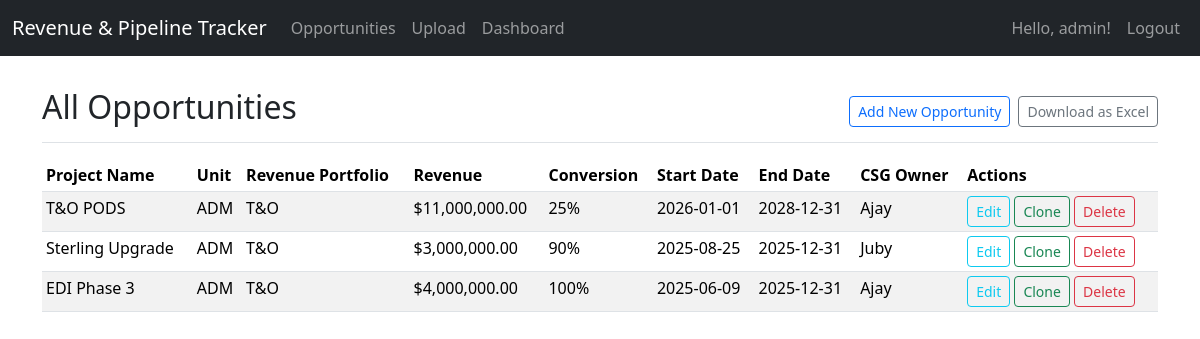
Page / (signed in) on the earlier database version.
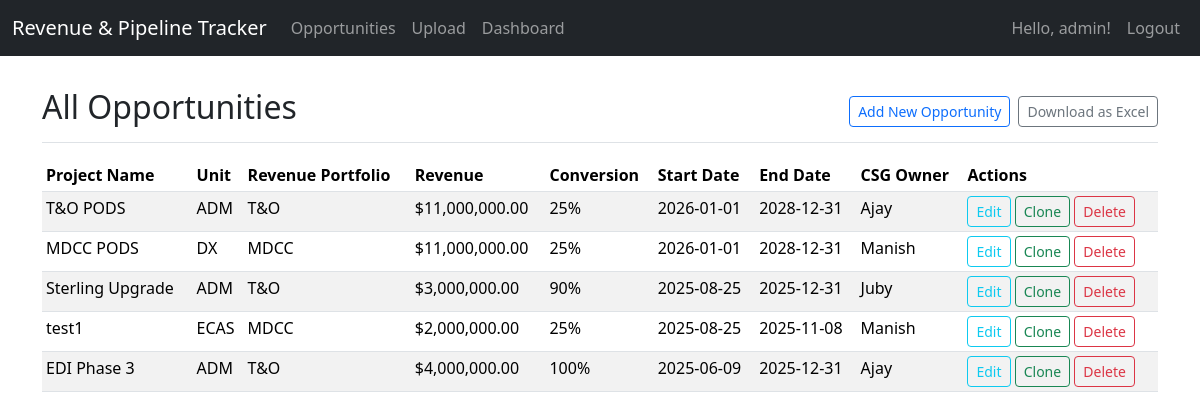
Same page on the later database version.
### app.py (models this page shows, shortened)
class User(UserMixin, db.Model):
    id = db.Column(db.Integer, primary_key=True)
    username = db.Column(db.String(80), unique=True, nullable=False)
    password_hash = db.Column(db.String(120), nullable=False)
    can_upload = db.Column(db.Boolean, default=False) # New field for upload permission

class Opportunity(db.Model):
    id = db.Column(db.Integer, primary_key=True)
    project_name = db.Column(db.String(200), nullable=False)
    revenue_portfolio = db.Column(db.Enum(RevenuePortfolioEnum), nullable=False)
    unit = db.Column(db.Enum(UnitEnum), nullable=False)
    csg_owner = db.Column(db.Enum(CSGOwnerEnum), nullable=False)
    delivery_owner = db.Column(db.Enum(DeliveryOwnerEnum), nullable=False)
    originating_revenue_type = db.Column(db.Enum(OriginatingRevenueTypeEnum), nullable=False)
    revenue_type = db.Column(db.Enum(RevenueTypeEnum), nullable=False)
    conversion = db.Column(db.Integer, nullable=False) # Percentage
    ritm = db.Column(db.String(100))
    sow_number = db.Column(db.String(100))
    start_date = db.Column(db.Date)
    end_date = db.Column(db.Date)
    revenue = db.Column(db.Float, nullable=False)
    client_director = db.Column(db.String(100))

### app.py (the view)
@app.route('/')
@login_required
def index():
    opportunities = Opportunity.query.order_by(Opportunity.start_date.desc()).all()
    return render_template('index.html', opportunities=opportunities)

### app.py (called while the page is built)
@login_manager.user_loader
def load_user(user_id):
    return User.query.get(int(user_id))

@app.context_processor
def inject_enums():
    return {
        'RevenuePortfolioEnum': RevenuePortfolioEnum,
        'UnitEnum': UnitEnum,
        'CSGOwnerEnum': CSGOwnerEnum,
        'DeliveryOwnerEnum': DeliveryOwnerEnum,
        'OriginatingRevenueTypeEnum': OriginatingRevenueTypeEnum,
        'RevenueTypeEnum': RevenueTypeEnum,
        'current_user': current_user # Make current_user available in all templates
    }

### templates/index.html (shortened to what this page needs)
{% extends 'base.html' %}
{% block content %}
<div class="d-flex justify-content-between flex-wrap flex-md-nowrap align-items-center pt-3 pb-2 mb-3 border-bottom">
    <h1 class="h2">All Opportunities</h1>
    <div class="btn-toolbar mb-2 mb-md-0">
        {% if current_user.is_authenticated %}
            <a href="{{ url_for('add_opportunity') }}" class="btn btn-sm btn-outline-primary me-2">Add New Opportunity</a>
            <a href="{{ url_for('download_spreadsheet') }}" class="btn btn-sm btn-outline-secondary">Download as Excel</a>
        {% endif %}
    </div>
</div>
<div class="table-responsive">
    <table class="table table-striped table-sm">
        <thead>
            <tr>
                <th>Project Name</th>
                <th>Unit</th>
                <th>Revenue Portfolio</th>
                <th>Revenue</th>
                <th>Conversion</th>
                <th>Start Date</th>
                <th>End Date</th>
                <th>CSG Owner</th>
                <th>Actions</th>
            </tr>
        </thead>
        <tbody>
            {% for opp in opportunities %}
            <tr>
                <td>{{ opp.project_name }}</td>
                <td>{{ opp.unit.value }}</td>
                <td>{{ opp.revenue_portfolio.value }}</td>
                <td>${{ "{:,.2f}".format(opp.revenue) }}</td>
                <td>{{ opp.conversion }}%</td>
                <td>{{ opp.start_date.strftime('%Y-%m-%d') if opp.start_date else 'N/A' }}</td>
                <td>{{ opp.end_date.strftime('%Y-%m-%d') if opp.end_date else 'N/A' }}</td>
                <td>{{ opp.csg_owner.value }}</td>
                <td>
                    {% if current_user.is_authenticated %}
                        <a href="{{ url_for('edit_opportunity', id=opp.id) }}" class="btn btn-sm btn-outline-info">Edit</a>
                        <form action="{{ url_for('clone_opportunity', id=opp.id) }}" method="POST" class="d-inline">
                            <button type="submit" class="btn btn-sm btn-outline-success">Clone</button>
                        </form>
                        <form action="{{ url_for('delete_opportunity', id=opp.id) }}" method="POST" class="d-inline" onsubmit="return confirm('Are you sure you want to delete this opportunity?');">
                            <button type="submit" class="btn btn-sm btn-outline-danger">Delete</button>
                        </form>
                    {% endif %}
                </td>
            </tr>
            {% else %}
            <tr>
                <td colspan="9" class="text-center">No opportunities found. Add one to get started!</td>
            </tr>
            {% endfor %}
        </tbody>
    </table>
</div>
{% endblock %}

### templates/base.html (shortened to what this page needs)
<!doctype html>
<html lang="en">
  <head>
    <link href="https://cdn.jsdelivr.net/npm/bootstrap@5.3.3/dist/css/bootstrap.min.css" rel="stylesheet">
  </head>
  <body>
    <nav class="navbar navbar-expand-md navbar-dark fixed-top bg-dark">
        <div class="container-fluid">
            <a class="navbar-brand" href="{{ url_for('index') }}">Revenue & Pipeline Tracker</a>
            <div class="collapse navbar-collapse" id="navbarCollapse">
                {% if current_user.is_authenticated %}
                <ul class="navbar-nav me-auto mb-2 mb-md-0">
                    <li class="nav-item"><a class="nav-link" href="{{ url_for('index') }}">Opportunities</a></li>
                    <li class="nav-item"><a class="nav-link" href="{{ url_for('upload_spreadsheet') }}">Upload</a></li>
                    <li class="nav-item"><a class="nav-link" href="{{ url_for('dashboard') }}">Dashboard</a></li>
                </ul>
                {% endif %}
                <ul class="navbar-nav ms-auto mb-2 mb-md-0">
                    {% if current_user.is_authenticated %}
                        <li class="nav-item"><span class="nav-link">Hello, {{ current_user.username }}!</span></li>
                        <li class="nav-item"><a class="nav-link" href="{{ url_for('logout') }}">Logout</a></li>
                    {% else %}
                        <li class="nav-item"><a class="nav-link" href="{{ url_for('login') }}">Login</a></li>
                    {% endif %}
                </ul>
            </div>
        </div>
    </nav>
    <main class="container">
        {% block content %}{% endblock %}
    </main>
  </body>
</html>

### templates/base.html (style rules this page uses)
body { padding-top: 4.5rem; }

Differences in the rows shown:
added Opportunity: project_name "MDCC PODS", unit.value "DX", revenue_portfolio.value "MDCC", revenue "11,000,000.00", conversion "25", start_date "2026-01-01", end_date "2028-12-31", csg_owner.value "Manish"
added Opportunity: project_name "test1", unit.value "ECAS", revenue_portfolio.value "MDCC", revenue "2,000,000.00", conversion "25", start_date "2025-08-25", end_date "2025-11-08", csg_owner.value "Manish"
